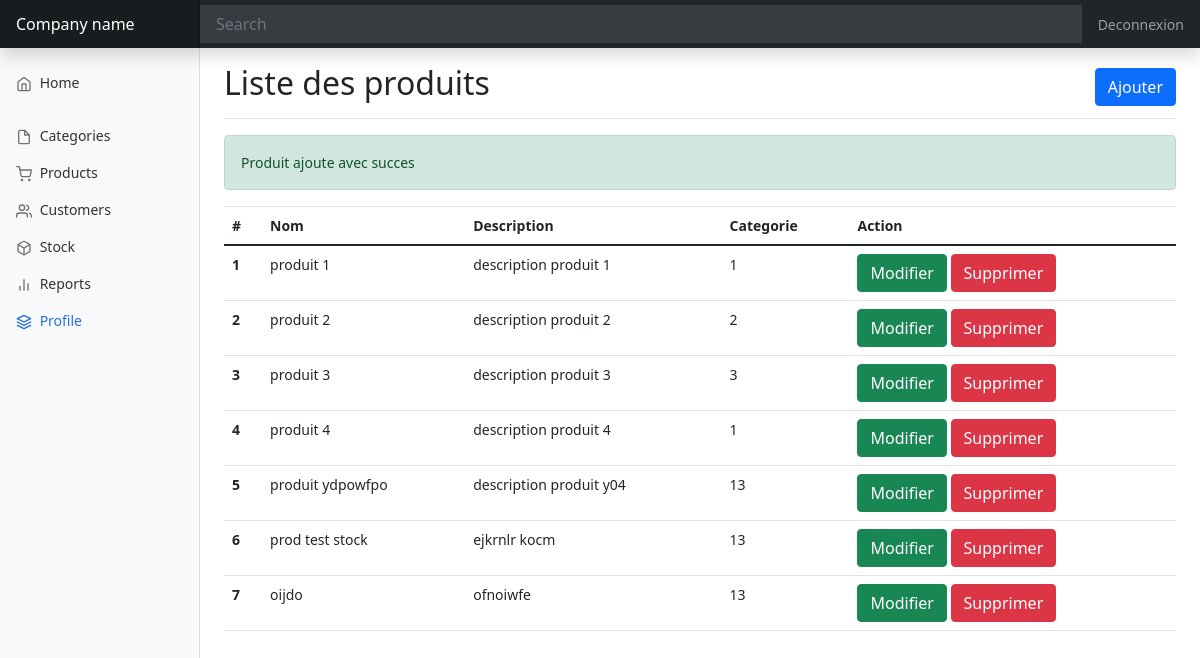
Page /admin/produits/liste.php?ajout=ok on the committed database.
### tables this page shows
CREATE TABLE `produits` (
  `id` int(11) NOT NULL,
  `nom` varchar(255) NOT NULL,
  `description` text NOT NULL,
  `prix` float NOT NULL,
  `image` varchar(255) NOT NULL,
  `categorie` int(11) NOT NULL,
  `createur` int(11) NOT NULL,
  `date_creation` date NOT NULL,
  `date_modification` date NOT NULL
);

### inc/functions.php (called while the page is built, shortened)
<?php
function connect()
{
    $serverName = "localhost";
    $port = 3307;
    $DBuser = "root";
    $DBpassword = "";
    $DBname = "ecommerce_training";
    try {
        $conn = new PDO("mysql:host=$serverName;port=$port;dbname=$DBname", $DBuser, $DBpassword);
        $conn->setAttribute(PDO::ATTR_ERRMODE, PDO::ERRMODE_EXCEPTION);
    } catch (PDOException $e) {
        echo "Connexion failed: " . $e->getMessage();
    }
    return $conn;
}
function getAllProducts()
{
    $conn = connect();
    $requette = "SELECT * FROM produits";
    $resultat = $conn->query($requette);
    $produits = $resultat->fetchAll();
    return $produits;
}

### admin/produits/liste.php (the view, shortened to what this page needs)
<?php
include "../../inc/functions.php";
$produits = getAllProducts();
?>
<!doctype html>
<html lang="en">
<head>
    <link rel="stylesheet" href="https://cdn.jsdelivr.net/npm/bootstrap@4.6.2/dist/css/bootstrap.min.css">
    <link href="../../css/bootstrap.min.css" rel="stylesheet">
    <link href="../../css/dashboard.css" rel="stylesheet">
</head>
<body>
    <header class="navbar navbar-dark sticky-top bg-dark flex-md-nowrap p-0 shadow">
        <a class="navbar-brand col-md-3 col-lg-2 me-0 px-3" href="#">Company name</a>
        <input class="form-control form-control-dark w-100" type="text" placeholder="Search" aria-label="Search">
        <div class="navbar-nav">
            <div class="nav-item text-nowrap">
                <a class="nav-link px-3" href="../../deconnexion.php">Deconnexion</a>
            </div>
        </div>
    </header>
    <div class="container-fluid">
        <div class="row">
            <?php include("../template/navigation.php"); ?>
            <main class="col-md-9 ms-sm-auto col-lg-10 px-md-4">
                <div class="d-flex justify-content-between flex-wrap flex-md-nowrap align-items-center pt-3 pb-2 mb-3 border-bottom">
                    <h1 class="h2">Liste des produits</h1>
                    <div>
                        <a class="btn btn-primary" data-toggle="modal" data-target="#exampleModal">Ajouter</a>
                    </div>
                </div>
                <div>
                    <?php
                    if (isset($_GET["ajout"]) && $_GET["ajout"] == 'ok')
                        print '
                                <div class="alert alert-success">
                                Produit ajoute avec succes
                                </div>
                            ';
                    ?>
                    <table class="table">
                        <thead>
                            <tr>
                                <th scope="col">#</th>
                                <th scope="col">Nom</th>
                                <th scope="col">Description</th>
                                <th scope="col">Categorie</th>
                                <th scope="col">Action</th>
                            </tr>
                        </thead>
                        <tbody>
                            <?php
                            $i = 0;
                            foreach ($produits as $i => $p) {
                                $i++;
                                print '
                                        <tr>
                                            <th scope="row">' . $i  . '</th>
                                            <td>' . $p['nom'] . '</td>
                                            <td>' . $p['description'] . '</td>
                                            <td>' . $p['categorie'] . '</td>
                                            <td>
                                                <a data-toggle="modal" data-target="#editModal' . $p["id"] . '" class="btn btn-success">Modifier</a>
                                                <a href="supprimer.php?idp=' . $p["id"] . '" class="btn btn-danger">Supprimer</a>
                                            </td>
                                        </tr>
                                    ';
                            }
                            ?>
                        </tbody>
                    </table>
                </div>
            </main>
        </div>
    </div>
</body>
</html>

### css/dashboard.css (style rules this page uses)
body { font-size: .875rem; }
.navbar-brand { padding-top: .75rem; padding-bottom: .75rem; font-size: 1rem; background-color: rgba(0, 0, 0, .25); box-shadow: inset -1px 0 0 rgba(0, 0, 0, .25); }
.navbar .form-control { padding: .75rem 1rem; border-width: 0; border-radius: 0; }
.form-control-dark { color: #fff; background-color: rgba(255, 255, 255, .1); border-color: rgba(255, 255, 255, .1); }

### rows in the picture
produits: nom "produit 1", description "description produit 1", categorie "1"
produits: nom "produit 2", description "description produit 2", categorie "2"
produits: nom "produit 3", description "description produit 3", categorie "3"
produits: nom "produit 4", description "description produit 4", categorie "1"
produits: nom "produit ydpowfpo", description "description produit y04", categorie "13"
produits: nom "prod test stock", description "ejkrnlr kocm", categorie "13"
produits: nom "oijdo", description "ofnoiwfe", categorie "13"
